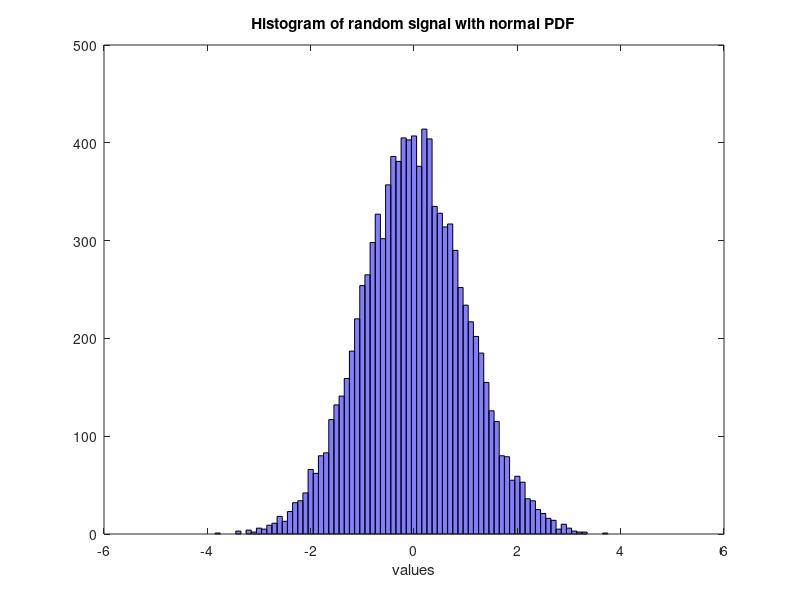

Write MATLAB code to recreate this figure.
% Histogram of a random signal with normal PDF
fs=100;             %sampling frequency in Hz
tiv=1/fs;           %time interval between samples;
t=0:tiv:(100-tiv);  %time intervals set (10000 values)
N=length(t);        %number of data points
y=randn(N,1);       %random signal data set
v=-4:0.1:4;         %value intervals set
hist(y,v); 
colormap(cool);     %plots histogram
xlabel('values');
title('Histogram of random signal with normal PDF');
